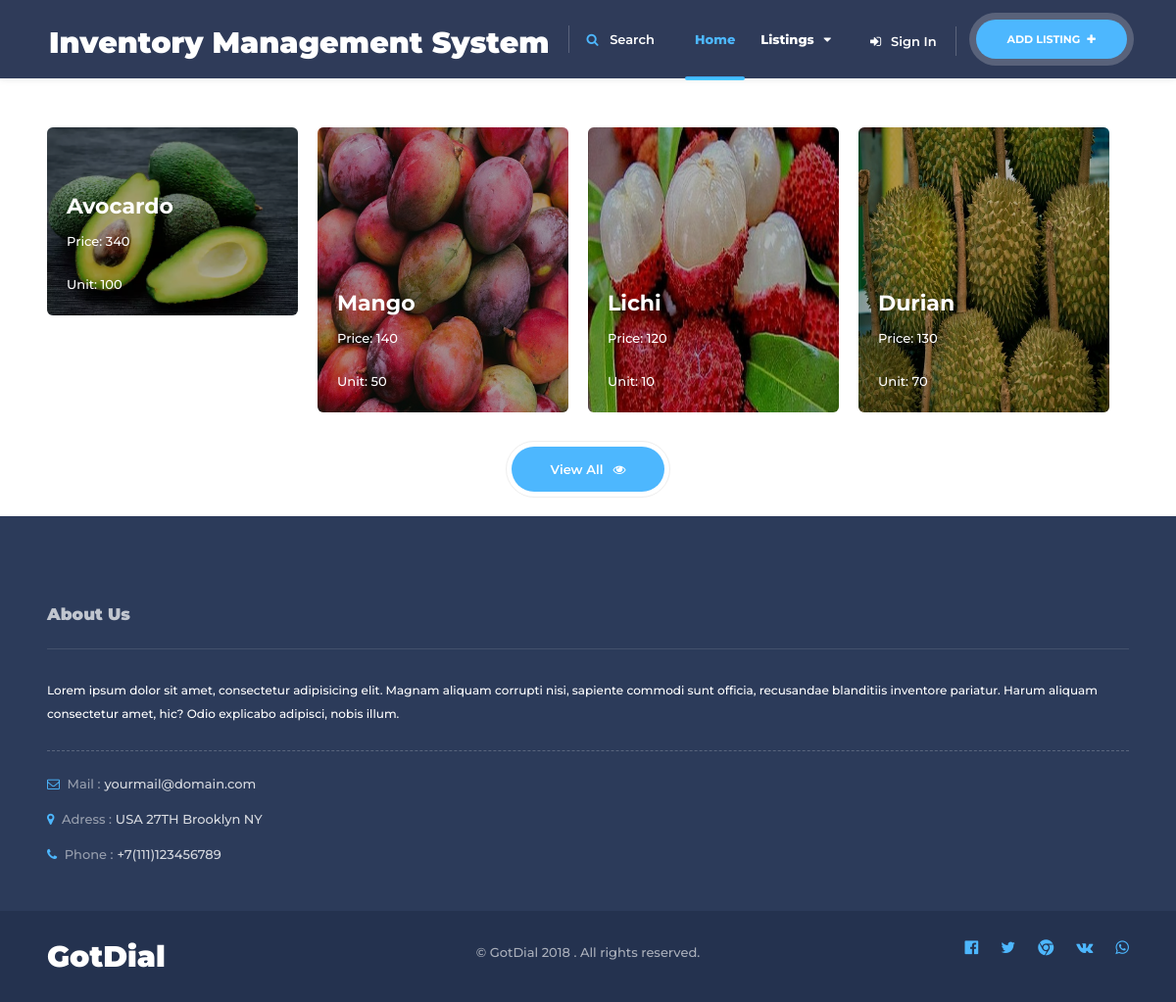
The page / on the database its author committed.
### tables this page shows
CREATE TABLE `products` (
  `id` bigint(20) NOT NULL,
  `name` varchar(255) NOT NULL,
  `price` decimal(10,0) NOT NULL,
  `unit` varchar(255) NOT NULL,
  `photo` varchar(255) NOT NULL
);

### class/Database.php (called while the page is built, shortened)
<?php
class Database
{
	public $db=NULL;
	function __construct()
	{
		$this->db=new PDO('mysql:host=localhost;dbname=php_project','root','');
	}
	public function getData($table,$where)
	{
		$d=$this->db->query('select * from '.$table.' where '.$where);
		return $d;
	}
}

### class/Controller.php (called while the page is built, shortened)
<?php
require('Database.php');
class Controller extends Database
{
public function get_product()
{
	$result=$this->getData('products','1 order by id desc');
	return $result;
}
}

### index.php (the view, shortened to what this page needs)
<?php
include('class/Controller.php');
$obj=new Controller();
$data=$obj->get_product();
?>
<!DOCTYPE HTML>
<html lang="en">
<head>
<link type="text/css" rel="stylesheet" href="asset/css/reset.css">
<link type="text/css" rel="stylesheet" href="asset/css/plugins.css">
<link type="text/css" rel="stylesheet" href="asset/css/style.css">
<link type="text/css" rel="stylesheet" href="asset/css/color.css">
</head>
<body>
<div id="main">
<header class="main-header dark-header fs-header sticky">
<div class="header-inner">
<div class="logo-holder">
<a href="asset/index-2.html"><span style="font-size:30px;color:#fff;font-weight:900;">Inventory Management System</span></a>
</div>
<div class="show-search-button"><i class="fa fa-search"></i> <span>Search</span></div>
<a href="asset/dashboard-add-listing.html" class="add-list">Add Listing <span><i class="fa fa-plus"></i></span></a>
<div class="show-reg-form modal-open"><i class="fa fa-sign-in"></i>Sign In</div>
<div class="nav-holder main-menu">
<nav>
<ul>
<li>
    <a href="asset/#" class="act-link">Home</a>
</li>
<li>
    <a href="asset/listing.html">Listings <i class="fa fa-caret-down"></i></a>
</li>
</ul>
</nav>
</div>
</div>
</header>
<div id="wrapper">
<div class="content">
<section id="sec2">
<div class="container">
<div class="gallery-items fl-wrap four-column mr-bot grid-small-pad">
<?php  while ($d=$data->fetch(PDO::FETCH_ASSOC)) {?>
<div class="gallery-item">
    <div class="grid-item-holder">
        <div class="listing-item-grid">
            <img  src="upload/<?php echo $d['photo'] ?>" alt="">
            <div class="listing-item-cat">
                <h3><a href="details.php"><?php echo $d['name'] ?></a></h3>
                <p>Price: <?php echo $d['price'] ?></p>
                <p>Unit: <?php echo $d['unit'] ?></p>
            </div>
        </div>
    </div>
</div>
<?php } ?>
</div>
<a href="asset/listing.html" class="btn  big-btn circle-btn dec-btn  color-bg flat-btn">View All<i class="fa fa-eye"></i></a>
</div>
</section>
</div>
</div>
<footer class="main-footer dark-footer">
<div class="container">
<div class="row">
<div class="col-xs-12">
<div class="footer-widget fl-wrap">
<h3>About Us</h3>
<div class="footer-contacts-widget fl-wrap">
    <p>Lorem ipsum dolor sit amet, consectetur adipisicing elit. Magnam aliquam corrupti nisi, sapiente commodi sunt officia, recusandae blanditiis inventore pariatur. Harum aliquam consectetur amet, hic? Odio explicabo adipisci, nobis illum. </p>
    <ul class="footer-contacts fl-wrap">
        <li><span><i class="fa fa-envelope-o"></i> Mail :</span><a href="asset/#" target="_blank">yourmail@domain.com</a></li>
        <li> <span><i class="fa fa-map-marker"></i> Adress :</span><a href="asset/#" target="_blank">USA 27TH Brooklyn NY</a></li>
        <li><span><i class="fa fa-phone"></i> Phone :</span><a href="asset/#">+7(111)123456789</a></li>
    </ul>
</div>
</div>
</div>
</div>
</div>
<div class="sub-footer fl-wrap">
<div class="container">
<div class="row">
<div class="col-md-4">
<div class="about-widget" style="text-align:center;">
    <span style="font-size:30px;color:#fff;font-weight:900;float:left;">GotDial</span>
</div>
</div>
<div class="col-md-4">
<div class="copyright"> &#169; GotDial 2018 .  All rights reserved.</div>
</div>
<div class="col-md-4">
<div class="footer-social">
    <ul>
        <li><a href="asset/#" target="_blank" ><i class="fa fa-facebook-official"></i></a></li>
        <li><a href="asset/#" target="_blank"><i class="fa fa-twitter"></i></a></li>
        <li><a href="asset/#" target="_blank" ><i class="fa fa-chrome"></i></a></li>
        <li><a href="asset/#" target="_blank" ><i class="fa fa-vk"></i></a></li>
        <li><a href="asset/#" target="_blank" ><i class="fa fa-whatsapp"></i></a></li>
    </ul>
</div>
</div>
</div>
</div>
</div>
</footer>
</div>
</body>
</html>

### rows shown on the page
products: photo (picture), name "Avocardo", price "340", unit "100"
products: photo (picture), name "Mango", price "140", unit "50"
products: photo (picture), name "Lichi", price "120", unit "10"
products: photo (picture), name "Durian", price "130", unit "70"
